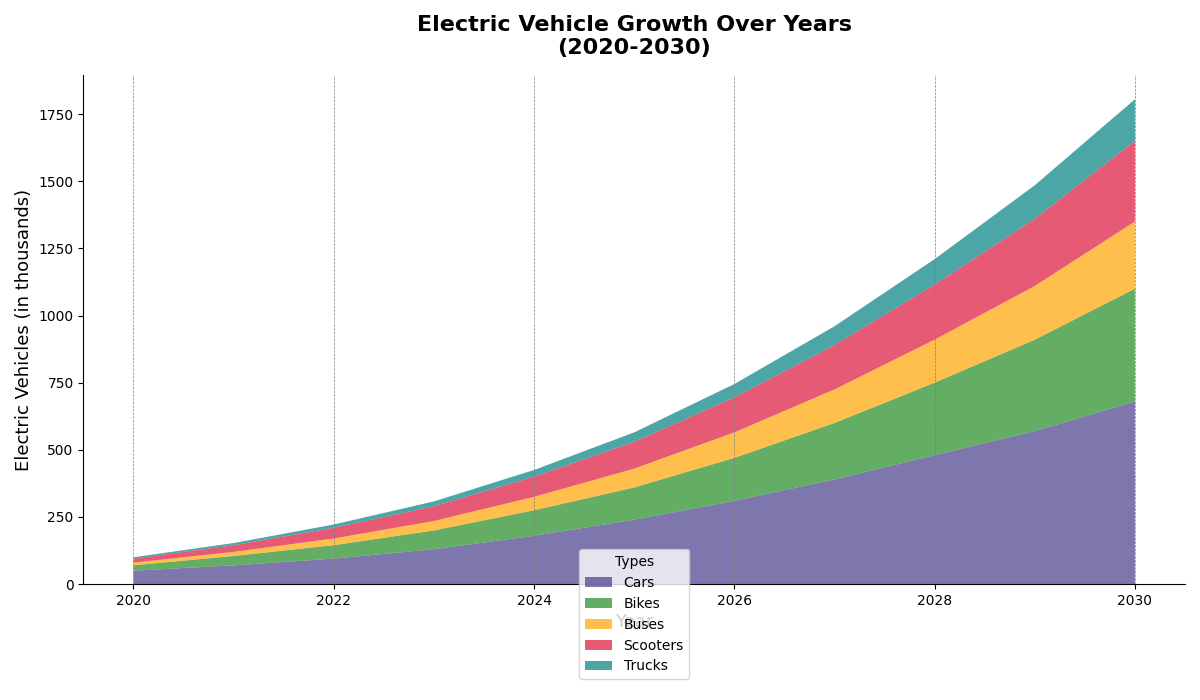

Reproduce this figure in Python.
import matplotlib.pyplot as plt
import numpy as np

years = np.arange(2020, 2031)

electric_cars = [50, 70, 95, 130, 180, 240, 310, 390, 480, 570, 680]
electric_bikes = [20, 35, 50, 70, 95, 120, 160, 210, 270, 340, 420]
electric_buses = [10, 15, 25, 35, 50, 70, 95, 125, 160, 200, 250]
electric_scooters = [15, 25, 40, 55, 75, 100, 130, 165, 205, 250, 300]
electric_trucks = [5, 8, 12, 18, 25, 35, 50, 70, 95, 125, 155]

electric_vehicles = np.array([electric_cars, electric_bikes, electric_buses,
                              electric_scooters, electric_trucks])

fig, ax = plt.subplots(figsize=(12, 7))

ax.stackplot(years, electric_vehicles, labels=['Cars', 'Bikes', 'Buses',
             'Scooters', 'Trucks'], colors=['darkslateblue', 'forestgreen',
             'orange', 'crimson', 'teal'], alpha=0.7)

ax.set_title("Electric Vehicle Growth Over Years\n(2020-2030)", fontsize=16,
             fontweight='bold', pad=15)

ax.set_xlabel("Year", fontsize=13)
ax.set_ylabel("Electric Vehicles (in thousands)", fontsize=13)

ax.legend(loc='lower center', bbox_to_anchor=(0.5, -0.2), title='Types')

ax.grid(axis='x', color='gray', linestyle='--', lw=0.5)

ax.spines['top'].set_visible(False)
ax.spines['right'].set_visible(False)

plt.tight_layout()
plt.show()
